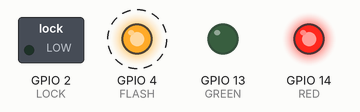
Simulated run of this program. Board: ESP32. Parts: switched loads named in the program (green lamp = pin HIGH), output pins drawn as LEDs (lit = HIGH). Dashed ring = blinking. WiFi joins after 1.5 s; servers stay silent unless stated; uploads are accepted with an empty reply; the camera gives no picture; what the program prints to the serial monitor is not drawn.

Above: at 2.8 s.
Timing chart, 0 to 6.2 s (numbered marks = the images above):
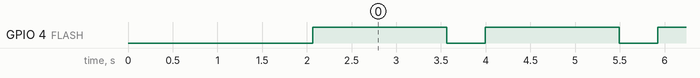

Measured:
- by itself, GPIO 4 (FLASH): alternates HIGH for 1.5 s and LOW for 0.43 s

The program:

main.cpp
```cpp
/* clang-format off */
#include <Arduino.h>
#include <WiFi.h>
#include "soc/soc.h"
#include "soc/rtc_cntl_reg.h"
#include "esp_camera.h"
#include <HTTPClient.h>
/* clang-format on */

#define GREEN 13
#define RED 14
#define LOCK 2
#define FLASH 4

const char* ssid = "fathomless";
const char* password = "theviper46";
String server_name = "192.168.29.98";
String server_url = "http://192.168.29.98:4000/validate";
String server_path = "/validate";
const int server_port = 4000;

WiFiClient client;

// CAMERA_MODEL_AI_THINKER
#define PWDN_GPIO_NUM 32
#define RESET_GPIO_NUM -1
#define XCLK_GPIO_NUM 0
#define SIOD_GPIO_NUM 26
#define SIOC_GPIO_NUM 27

#define Y9_GPIO_NUM 35
#define Y8_GPIO_NUM 34
#define Y7_GPIO_NUM 39
#define Y6_GPIO_NUM 36
#define Y5_GPIO_NUM 21
#define Y4_GPIO_NUM 19
#define Y3_GPIO_NUM 18
#define Y2_GPIO_NUM 5
#define VSYNC_GPIO_NUM 25
#define HREF_GPIO_NUM 23
#define PCLK_GPIO_NUM 22

const int timerInterval = 1000;    // time between each HTTP POST image
unsigned long previousMillis = 0;  // last time image was sent

String sendPhoto();

void setup() {
  // put your setup code here, to run once:

  WRITE_PERI_REG(RTC_CNTL_BROWN_OUT_REG, 0);
  Serial.begin(9600);
  // Serial.setDebugOutput(true);
  Serial.println();

  pinMode(RED, OUTPUT);
  pinMode(GREEN, OUTPUT);
  pinMode(LOCK, OUTPUT);
  pinMode(FLASH, OUTPUT);

  digitalWrite(LOCK, LOW);
  digitalWrite(RED, HIGH);
  digitalWrite(GREEN, LOW);
  digitalWrite(FLASH, LOW);

  Serial.println("SETTING UP WIFI:");

  WiFi.mode(WIFI_STA);
  Serial.println();
  Serial.print("Connecting to ");
  Serial.println(ssid);
  WiFi.begin(ssid, password);
  while (WiFi.status() != WL_CONNECTED) {
    Serial.print(".");
    delay(500);
  }
  Serial.println();
  Serial.print("ESP32-CAM IP Address: ");
  Serial.println(WiFi.localIP());

  Serial.println("SETTING UP WIFI :DONE:");

  camera_config_t config;
  config.ledc_channel = LEDC_CHANNEL_0;
  config.ledc_timer = LEDC_TIMER_0;
  config.pin_d0 = Y2_GPIO_NUM;
  config.pin_d1 = Y3_GPIO_NUM;
  config.pin_d2 = Y4_GPIO_NUM;
  config.pin_d3 = Y5_GPIO_NUM;
  config.pin_d4 = Y6_GPIO_NUM;
  config.pin_d5 = Y7_GPIO_NUM;
  config.pin_d6 = Y8_GPIO_NUM;
  config.pin_d7 = Y9_GPIO_NUM;
  config.pin_xclk = XCLK_GPIO_NUM;
  config.pin_pclk = PCLK_GPIO_NUM;
  config.pin_vsync = VSYNC_GPIO_NUM;
  config.pin_href = HREF_GPIO_NUM;
  config.pin_sscb_sda = SIOD_GPIO_NUM;
  config.pin_sscb_scl = SIOC_GPIO_NUM;
  config.pin_pwdn = PWDN_GPIO_NUM;
  config.pin_reset = RESET_GPIO_NUM;
  config.xclk_freq_hz = 20000000;
  config.pixel_format = PIXFORMAT_JPEG;

  // init with high specs to pre-allocate larger buffers
  if (psramFound()) {
    config.frame_size = FRAMESIZE_SVGA;
    config.jpeg_quality = 10;  // 0-63 lower number means higher quality
    config.fb_count = 2;
  } else {
    config.frame_size = FRAMESIZE_CIF;
    config.jpeg_quality = 12;  // 0-63 lower number means higher quality
    config.fb_count = 1;
  }

  // camera init
  esp_err_t err = esp_camera_init(&config);
  if (err != ESP_OK) {
    Serial.printf("Camera init failed with error 0x%x", err);
    delay(1000);
    ESP.restart();
  }
}

void loop() {
  // put your main code here, to run repeatedly:
  /*  digitalWrite(RED, HIGH);
   digitalWrite(GREEN, LOW);
   digitalWrite(LOCK, LOW);

   delay(2000);


   delay(2000); */

  unsigned long currentMillis = millis();
  if (currentMillis - previousMillis >= timerInterval) {
    previousMillis = currentMillis;

    String result = sendPhoto();

    if (result == "UNLOCK") {
      Serial.println("UNLOCKED");
      digitalWrite(RED, LOW);
      digitalWrite(GREEN, HIGH);
      digitalWrite(LOCK, HIGH);

    } else {
      Serial.println("LOCKED");
      digitalWrite(RED, HIGH);
      digitalWrite(GREEN, LOW);
      digitalWrite(LOCK, LOW);
    }
  }
}

String sendPhoto() {
  String getAll;
  String getBody;

  camera_fb_t* fb = NULL;

  fb = esp_camera_fb_get();
  if (!fb) {
    Serial.println("Camera capture failed");
    delay(1000);
    ESP.restart();
  }

  Serial.println("Connecting to server: " + server_name);

  if (client.connect(server_name.c_str(), server_port)) {
    Serial.println("Connection successful!");
    String head =
        "--RandomNerdTutorials\r\nContent-Disposition: form-data; "
        "name=\"imageFile\"; filename=\"esp32-cam.jpg\"\r\nContent-Type: "
        "image/jpeg\r\n\r\n";
    String tail = "\r\n--RandomNerdTutorials--\r\n";

    uint32_t imageLen = fb->len;
    uint32_t extraLen = head.length() + tail.length();
    uint32_t totalLen = imageLen + extraLen;

    client.println("POST " + server_path + " HTTP/1.1");
    client.println("Host: " + server_name);
    client.println("Content-Length: " + String(totalLen));
    client.println(
        "Content-Type: multipart/form-data; boundary=RandomNerdTutorials");
    client.println();
    client.print(head);

    uint8_t* fbBuf = fb->buf;
    size_t fbLen = fb->len;
    for (size_t n = 0; n < fbLen; n = n + 1024) {
      if (n + 1024 < fbLen) {
        client.write(fbBuf, 1024);
        fbBuf += 1024;
      } else if (fbLen % 1024 > 0) {
        size_t remainder = fbLen % 1024;
        client.write(fbBuf, remainder);
      }
    }
    client.print(tail);

    digitalWrite(FLASH, HIGH);
    delay(1000);
    esp_camera_fb_return(fb);
    delay(500);
    digitalWrite(FLASH, LOW);

    int timoutTimer = 10000;
    long startTimer = millis();
    boolean state = false;

    while ((startTimer + timoutTimer) > millis()) {
      Serial.print(".");
      delay(100);
      while (client.available()) {
        char c = client.read();
        if (c == '\n') {
          if (getAll.length() == 0) {
            state = true;
          }
          getAll = "";
        } else if (c != '\r') {
          getAll += String(c);
        }
        if (state == true) {
          getBody += String(c);
        }
        startTimer = millis();
      }
      if (getBody.length() > 0) {
        break;
      }
    }
    Serial.println();
    client.stop();
    Serial.println(getBody);
  } else {
    getBody = "Connection to " + server_name + " failed.";
    Serial.println(getBody);
  }
  return getBody;
}
// 192.168.29.98
```
